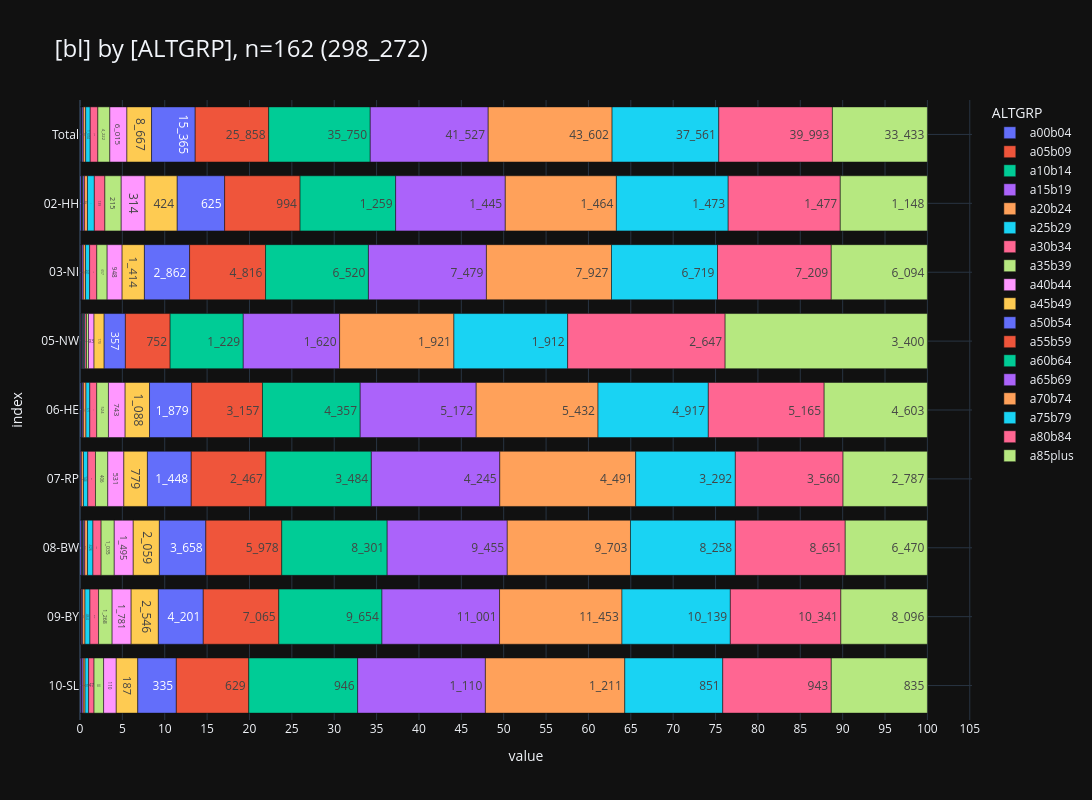

Notebook code cell kept with this figure:
### Code cell
_alias='ALTGRP'
_df = (
    show_freqs(alias=_alias, incl_c44_and_d=False)
    .rename(columns={"kkr": "bl"})
    [["bl", "ALTGRP", "cnt"]]
)
_=pls.plot_stacked_bars(
    _df,
    orientation="h",
    normalize=False,
    relative=True,
    dropna=False,
    sort_values_index=False,
    show_total=True,
    height=800,
)

### Figure 1 — Plotly figure (JSON) as saved in the notebook; plotly's stock layout.template omitted (floating-point values rounded to 4 significant figures)
{"data": [{"hovertemplate": "col=a00b04<br>value=%{x}<br>index=%{y}<br>cnt_str=%{text}<extra></extra>", "legendgroup": "a00b04", "marker": {"color": "#636EFA", "pattern": {"shape": ""}}, "name": "a00b04", "orientation": "h", "showlegend": true, "text": ["351", "21", "58", "13", "52", "3", "136", "57", "11"], "textposition": "auto", "type": "bar", "x": [351, 21, 58, 13, 52, 3, 136, 57, 11], "xaxis": "x", "y": [" Total", "02-HH", "03-NI", "05-NW", "06-HE", "07-RP", "08-BW", "09-BY", "10-SL"], "yaxis": "y"}, {"hovertemplate": "col=a05b09<br>value=%{x}<br>index=%{y}<br>cnt_str=%{text}<extra></extra>", "legendgroup": "a05b09", "marker": {"color": "#EF553B", "pattern": {"shape": ""}}, "name": "a05b09", "orientation": "h", "showlegend": true, "text": ["173", "6", "40", "12", "20", "1", "52", "39", "3"], "textposition": "auto", "type": "bar", "x": [173, 6, 40, 12, 20, 1, 52, 39, 3], "xaxis": "x", "y": [" Total", "02-HH", "03-NI", "05-NW", "06-HE", "07-RP", "08-BW", "09-BY", "10-SL"], "yaxis": "y"}, {"hovertemplate": "col=a10b14<br>value=%{x}<br>index=%{y}<br>cnt_str=%{text}<extra></extra>", "legendgroup": "a10b14", "marker": {"color": "#00CC96", "pattern": {"shape": ""}}, "name": "a10b14", "orientation": "h", "showlegend": true, "text": ["187", "11", "25", "13", "28", "3", "68", "38", "1"], "textposition": "auto", "type": "bar", "x": [187, 11, 25, 13, 28, 3, 68, 38, 1], "xaxis": "x", "y": [" Total", "02-HH", "03-NI", "05-NW", "06-HE", "07-RP", "08-BW", "09-BY", "10-SL"], "yaxis": "y"}, {"hovertemplate": "col=a15b19<br>value=%{x}<br>index=%{y}<br>cnt_str=%{text}<extra></extra>", "legendgroup": "a15b19", "marker": {"color": "#AB63FA", "pattern": {"shape": ""}}, "name": "a15b19", "orientation": "h", "showlegend": true, "text": ["452", "20", "84", "15", "50", "39", "118", "113", "13"], "textposition": "auto", "type": "bar", "x": [452, 20, 84, 15, 50, 39, 118, 113, 13], "xaxis": "x", "y": [" Total", "02-HH", "03-NI", "05-NW", "06-HE", "07-RP", "08-BW", "09-BY", "10-SL"], "yaxis": "y"}, {"hovertemplate": "col=a20b24<br>value=%{x}<br>index=%{y}<br>cnt_str=%{text}<extra></extra>", "legendgroup": "a20b24", "marker": {"color": "#FFA15A", "pattern": {"shape": ""}}, "name": "a20b24", "orientation": "h", "showlegend": true, "text": ["833", "41", "141", "12", "116", "68", "219", "220", "16"], "textposition": "auto", "type": "bar", "x": [833, 41, 141, 12, 116, 68, 219, 220, 16], "xaxis": "x", "y": [" Total", "02-HH", "03-NI", "05-NW", "06-HE", "07-RP", "08-BW", "09-BY", "10-SL"], "yaxis": "y"}, {"hovertemplate": "col=a25b29<br>value=%{x}<br>index=%{y}<br>cnt_str=%{text}<extra></extra>", "legendgroup": "a25b29", "marker": {"color": "#19D3F3", "pattern": {"shape": ""}}, "name": "a25b29", "orientation": "h", "showlegend": true, "text": ["1_604", "90", "261", "17", "171", "144", "426", "464", "31"], "textposition": "auto", "type": "bar", "x": [1604, 90, 261, 17, 171, 144, 426, 464, 31], "xaxis": "x", "y": [" Total", "02-HH", "03-NI", "05-NW", "06-HE", "07-RP", "08-BW", "09-BY", "10-SL"], "yaxis": "y"}, {"hovertemplate": "col=a30b34<br>value=%{x}<br>index=%{y}<br>cnt_str=%{text}<extra></extra>", "legendgroup": "a30b34", "marker": {"color": "#FF6692", "pattern": {"shape": ""}}, "name": "a30b34", "orientation": "h", "showlegend": true, "text": ["2_679", "139", "455", "27", "308", "254", "643", "806", "47"], "textposition": "auto", "type": "bar", "x": [2679, 139, 455, 27, 308, 254, 643, 806, 47], "xaxis": "x", "y": [" Total", "02-HH", "03-NI", "05-NW", "06-HE", "07-RP", "08-BW", "09-BY", "10-SL"], "yaxis": "y"}, {"hovertemplate": "col=a35b39<br>value=%{x}<br>index=%{y}<br>cnt_str=%{text}<extra></extra>", "legendgroup": "a35b39", "marker": {"color": "#B6E880", "pattern": {"shape": ""}}, "name": "a35b39", "orientation": "h", "showlegend": true, "text": ["4_222", "215", "657", "34", "524", "406", "1_035", "1_268", "83"], "textposition": "auto", "type": "bar", "x": [4222, 215, 657, 34, 524, 406, 1035, 1268, 83], "xaxis": "x", "y": [" Total", "02-HH", "03-NI", "05-NW", "06-HE", "07-RP", "08-BW", "09-BY", "10-SL"], "yaxis": "y"}, {"hovertemplate": "col=a40b44<br>value=%{x}<br>index=%{y}<br>cnt_str=%{text}<extra></extra>", "legendgroup": "a40b44", "marker": {"color": "#FF97FF", "pattern": {"shape": ""}}, "name": "a40b44", "orientation": "h", "showlegend": true, "text": ["6_015", "314", "948", "93", "743", "531", "1_495", "1_781", "110"], "textposition": "auto", "type": "bar", "x": [6015, 314, 948, 93, 743, 531, 1495, 1781, 110], "xaxis": "x", "y": [" Total", "02-HH", "03-NI", "05-NW", "06-HE", "07-RP", "08-BW", "09-BY", "10-SL"], "yaxis": "y"}, {"hovertemplate": "col=a45b49<br>value=%{x}<br>index=%{y}<br>cnt_str=%{text}<extra></extra>", "legendgroup": "a45b49", "marker": {"color": "#FECB52", "pattern": {"shape": ""}}, "name": "a45b49", "orientation": "h", "showlegend": true, "text": ["8_667", "424", "1_414", "170", "1_088", "779", "2_059", "2_546", "187"], "textposition": "auto", "type": "bar", "x": [8667, 424, 1414, 170, 1088, 779, 2059, 2546, 187], "xaxis": "x", "y": [" Total", "02-HH", "03-NI", "05-NW", "06-HE", "07-RP", "08-BW", "09-BY", "10-SL"], "yaxis": "y"}, {"hovertemplate": "col=a50b54<br>value=%{x}<br>index=%{y}<br>cnt_str=%{text}<extra></extra>", "legendgroup": "a50b54", "marker": {"color": "#636EFA", "pattern": {"shape": ""}}, "name": "a50b54", "orientation": "h", "showlegend": true, "text": ["15_365", "625", "2_862", "357", "1_879", "1_448", "3_658", "4_201", "335"], "textposition": "auto", "type": "bar", "x": [15365, 625, 2862, 357, 1879, 1448, 3658, 4201, 335], "xaxis": "x", "y": [" Total", "02-HH", "03-NI", "05-NW", "06-HE", "07-RP", "08-BW", "09-BY", "10-SL"], "yaxis": "y"}, {"hovertemplate": "col=a55b59<br>value=%{x}<br>index=%{y}<br>cnt_str=%{text}<extra></extra>", "legendgroup": "a55b59", "marker": {"color": "#EF553B", "pattern": {"shape": ""}}, "name": "a55b59", "orientation": "h", "showlegend": true, "text": ["25_858", "994", "4_816", "752", "3_157", "2_467", "5_978", "7_065", "629"], "textposition": "auto", "type": "bar", "x": [25858, 994, 4816, 752, 3157, 2467, 5978, 7065, 629], "xaxis": "x", "y": [" Total", "02-HH", "03-NI", "05-NW", "06-HE", "07-RP", "08-BW", "09-BY", "10-SL"], "yaxis": "y"}, {"hovertemplate": "col=a60b64<br>value=%{x}<br>index=%{y}<br>cnt_str=%{text}<extra></extra>", "legendgroup": "a60b64", "marker": {"color": "#00CC96", "pattern": {"shape": ""}}, "name": "a60b64", "orientation": "h", "showlegend": true, "text": ["35_750", "1_259", "6_520", "1_229", "4_357", "3_484", "8_301", "9_654", "946"], "textposition": "auto", "type": "bar", "x": [35750, 1259, 6520, 1229, 4357, 3484, 8301, 9654, 946], "xaxis": "x", "y": [" Total", "02-HH", "03-NI", "05-NW", "06-HE", "07-RP", "08-BW", "09-BY", "10-SL"], "yaxis": "y"}, {"hovertemplate": "col=a65b69<br>value=%{x}<br>index=%{y}<br>cnt_str=%{text}<extra></extra>", "legendgroup": "a65b69", "marker": {"color": "#AB63FA", "pattern": {"shape": ""}}, "name": "a65b69", "orientation": "h", "showlegend": true, "text": ["41_527", "1_445", "7_479", "1_620", "5_172", "4_245", "9_455", "11_001", "1_110"], "textposition": "auto", "type": "bar", "x": [41527, 1445, 7479, 1620, 5172, 4245, 9455, 11001, 1110], "xaxis": "x", "y": [" Total", "02-HH", "03-NI", "05-NW", "06-HE", "07-RP", "08-BW", "09-BY", "10-SL"], "yaxis": "y"}, {"hovertemplate": "col=a70b74<br>value=%{x}<br>index=%{y}<br>cnt_str=%{text}<extra></extra>", "legendgroup": "a70b74", "marker": {"color": "#FFA15A", "pattern": {"shape": ""}}, "name": "a70b74", "orientation": "h", "showlegend": true, "text": ["43_602", "1_464", "7_927", "1_921", "5_432", "4_491", "9_703", "11_453", "1_211"], "textposition": "auto", "type": "bar", "x": [43602, 1464, 7927, 1921, 5432, 4491, 9703, 11453, 1211], "xaxis": "x", "y": [" Total", "02-HH", "03-NI", "05-NW", "06-HE", "07-RP", "08-BW", "09-BY", "10-SL"], "yaxis": "y"}, {"hovertemplate": "col=a75b79<br>value=%{x}<br>index=%{y}<br>cnt_str=%{text}<extra></extra>", "legendgroup": "a75b79", "marker": {"color": "#19D3F3", "pattern": {"shape": ""}}, "name": "a75b79", "orientation": "h", "showlegend": true, "text": ["37_561", "1_473", "6_719", "1_912", "4_917", "3_292", "8_258", "10_139", "851"], "textposition": "auto", "type": "bar", "x": [37561, 1473, 6719, 1912, 4917, 3292, 8258, 10139, 851], "xaxis": "x", "y": [" Total", "02-HH", "03-NI", "05-NW", "06-HE", "07-RP", "08-BW", "09-BY", "10-SL"], "yaxis": "y"}, {"hovertemplate": "col=a80b84<br>value=%{x}<br>index=%{y}<br>cnt_str=%{text}<extra></extra>", "legendgroup": "a80b84", "marker": {"color": "#FF6692", "pattern": {"shape": ""}}, "name": "a80b84", "orientation": "h", "showlegend": true, "text": ["39_993", "1_477", "7_209", "2_647", "5_165", "3_560", "8_651", "10_341", "943"], "textposition": "auto", "type": "bar", "x": [39993, 1477, 7209, 2647, 5165, 3560, 8651, 10341, 943], "xaxis": "x", "y": [" Total", "02-HH", "03-NI", "05-NW", "06-HE", "07-RP", "08-BW", "09-BY", "10-SL"], "yaxis": "y"}, {"hovertemplate": "col=a85plus<br>value=%{x}<br>index=%{y}<br>cnt_str=%{text}<extra></extra>", "legendgroup": "a85plus", "marker": {"color": "#B6E880", "pattern": {"shape": ""}}, "name": "a85plus", "orientation": "h", "showlegend": true, "text": ["33_433", "1_148", "6_094", "3_400", "4_603", "2_787", "6_470", "8_096", "835"], "textposition": "auto", "type": "bar", "x": [33433, 1148, 6094, 3400, 4603, 2787, 6470, 8096, 835], "xaxis": "x", "y": [" Total", "02-HH", "03-NI", "05-NW", "06-HE", "07-RP", "08-BW", "09-BY", "10-SL"], "yaxis": "y"}], "layout": {"barmode": "relative", "barnorm": "percent", "height": 800, "legend": {"title": {"text": "ALTGRP"}, "tracegroupgap": 0, "traceorder": "normal"}, "title": {"font": {"size": 24}, "text": "[bl] by [ALTGRP], n=162 (298_272)", "xanchor": "left", "y": 0.95, "yanchor": "top"}, "width": 1600, "xaxis": {"anchor": "y", "domain": [0, 1], "dtick": 5, "gridwidth": 1, "showgrid": true, "title": {"text": "value"}}, "yaxis": {"anchor": "x", "categoryarray": ["10-SL", "09-BY", "08-BW", "07-RP", "06-HE", "05-NW", "03-NI", "02-HH", " Total"], "categoryorder": "array", "domain": [0, 1], "gridwidth": 1, "showgrid": true, "title": {"text": "index"}}}}
